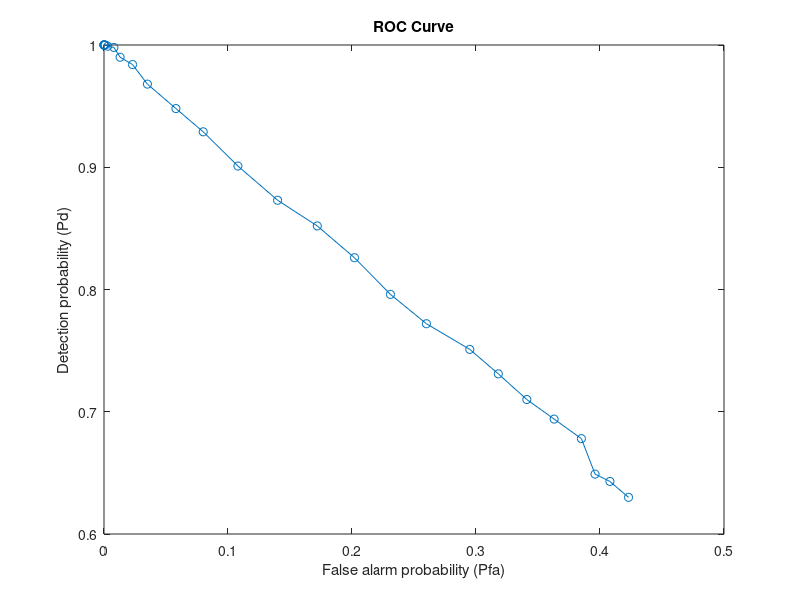

Recreate this plot in MATLAB.
% Data generation and parameter setting
A = 1;  % Known signal level
N = 1000;  % Number of samples
SNR_dB = 10;  % Signal-to-noise ratio (in dB)
SNR = 10^(SNR_dB/10);  % Convert SNR to linear value

% Generate Gaussian noise with mean 0 and variance controlled by SNR
n = randn(1, N);  % Standard Gaussian noise, mean 0, variance 1

% Generate signals under two hypotheses
z_H0 = n;  % Under H0: only noise
z_H1 = A + n;  % Under H1: signal A plus noise

% Adjust noise power according to SNR
sigma = sqrt(1/SNR);  % Calculate noise standard deviation based on SNR
n_adjusted = sigma * n;
z_H0 = n_adjusted;
z_H1 = A + n_adjusted;

% Set detection threshold
threshold = A / 2;  % Simple threshold, can be optimized based on actual needs

% Apply detection rule
detected_H1 = z_H1 > threshold;  % Detection under H1 hypothesis
detected_H0 = z_H0 > threshold;  % Detection under H0 hypothesis

% % Analyze performance
% P_d = mean(detected_H1);  % Detection probability P_d, i.e., probability of correctly judging as H1
% P_fa = mean(detected_H0);  % False alarm probability P_fa, i.e., probability of incorrectly judging as H1
% fprintf('Detection probability (Pd): %.3f\n', P_d);
% fprintf('False alarm probability (Pfa): %.3f\n', P_fa);

% Recalculate Pd and Pfa by adjusting SNR
SNR_values = -5:1:20;  % SNR range (in dB)
P_d_values = zeros(size(SNR_values));
P_fa_values = zeros(size(SNR_values));

for i = 1:length(SNR_values)
    SNR = 10^(SNR_values(i)/10);
    sigma = sqrt(1/SNR);
    n_adjusted = sigma * n;
    z_H0 = n_adjusted;
    z_H1 = A + n_adjusted;
    
    detected_H1 = z_H1 > threshold;
    detected_H0 = z_H0 > threshold;
    
    P_d_values(i) = mean(detected_H1);
    P_fa_values(i) = mean(detected_H0);
end

% Plot ROC curve
figure;
plot(P_fa_values, P_d_values, '-o');
xlabel('False alarm probability (Pfa)');
ylabel('Detection probability (Pd)');
title('ROC Curve');
